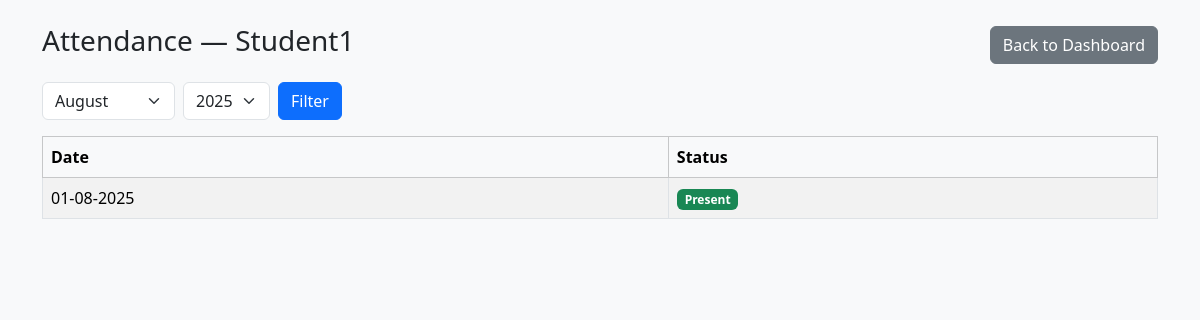
Page /student/1/attendance-view on the earlier database version.
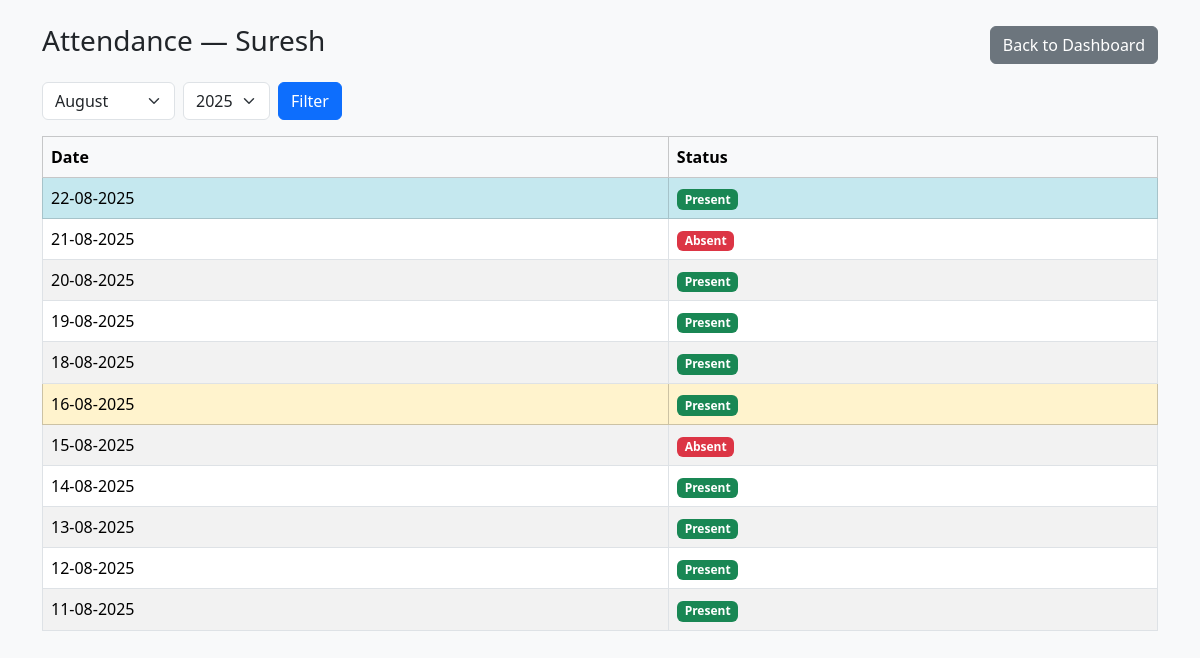
Same page on the later database version.
### models.py (models this page shows)
class Student(SQLModel, table=True):
    id: Optional[int] = Field(default=None, primary_key=True)
    name: str
    grade: str
    school: Optional[str] = None
    syllabus: Optional[str] = None
    focus_subjects: Optional[str] = None
    subject: Optional[str] = None
    remarks: Optional[str] = None
    tutor_id: int = Field(foreign_key="tutor.id")
    tutor: "Tutor" = Relationship(back_populates="students")
    journals: List["Journal"] = Relationship(back_populates="student")
    attendance_records: List["Attendance"] = Relationship(back_populates="student")
    tests: List["TestRecord"] = Relationship(back_populates="student")
    upcoming_tests: List["UpcomingTest"] = Relationship(back_populates="student")

class Attendance(SQLModel, table=True):
    id: Optional[int] = Field(default=None, primary_key=True)
    student_id: int = Field(foreign_key="student.id")
    attendance_date: date
    status: str
    student: Optional[Student] = Relationship(back_populates="attendance_records")

### main.py (the view)
@app.get("/student/{student_id}/attendance-view", response_class=HTMLResponse)
def view_attendance(
    request: Request,
    student_id: int,
    month: int = Query(None),
    year: int = Query(None),
    session: Session = Depends(get_session)
):
    student = session.get(Student, student_id)
    if not student:
        raise HTTPException(status_code=404, detail="Student not found")
    all_records = session.exec(
        select(Attendance).where(Attendance.student_id == student_id)
    ).all()
    if not all_records:
        return templates.TemplateResponse("attendance_view.html", {
            "request": request,
            "student": student,
            "records": [],
            "months_list": [],
            "years_list": [],
            "current_month": None,
            "current_year": None
        })
    unique_months_years = sorted(
        {(rec.attendance_date.month, rec.attendance_date.year) for rec in all_records if rec.attendance_date},
        key=lambda x: (x[1], x[0]),
        reverse=True
    )
    if not month or not year:
        month, year = unique_months_years[0]
    today_date = date.today()
    records = []
    for rec in all_records:
        if rec.attendance_date and rec.attendance_date.month == month and rec.attendance_date.year == year:
            rec_date = rec.attendance_date
            records.append({
                "display_date": rec_date.strftime("%d-%m-%Y"),
                "status": rec.status,
                "is_weekend": rec_date.weekday() in (5, 6),
                "is_today": rec_date == today_date
            })
    records.sort(key=lambda r: datetime.strptime(r["display_date"], "%d-%m-%Y"), reverse=True)
    months_list = [{"value": m, "name": date(2000, m, 1).strftime("%B")} for m in range(1, 13)]
    years_list = sorted({y for _, y in unique_months_years}, reverse=True)
    return templates.TemplateResponse("attendance_view.html", {
        "request": request,
        "student": student,
        "records": records,
        "months_list": months_list,
        "years_list": years_list,
        "current_month": month,
        "current_year": year
    })

### templates/attendance_view.html (shortened to what this page needs)
<!DOCTYPE html>
<html>
<head>
    <link href="https://cdn.jsdelivr.net/npm/bootstrap@5.3.3/dist/css/bootstrap.min.css" rel="stylesheet">
</head>
<body class="bg-light">
<div class="container mt-4">
    <div class="d-flex justify-content-between align-items-center mb-3">
        <h3>Attendance — {{ student.name if student else 'Student' }}</h3>
        <a href="/dashboard" class="btn btn-secondary">Back to Dashboard</a>
    </div>
    {% if months_list %}
        <form method="get" class="row g-2 mb-3">
            <div class="col-auto">
                <select name="month" class="form-select">
                    {% for m in months_list %}
                        <option value="{{ m.value }}" {% if m.value == current_month %}selected{% endif %}>
                            {{ m.name }}
                        </option>
                    {% endfor %}
                </select>
            </div>
            <div class="col-auto">
                <select name="year" class="form-select">
                    {% for y in years_list %}
                        <option value="{{ y }}" {% if y == current_year %}selected{% endif %}>
                            {{ y }}
                        </option>
                    {% endfor %}
                </select>
            </div>
            <div class="col-auto">
                <button type="submit" class="btn btn-primary">Filter</button>
            </div>
        </form>
    {% endif %}
    {% if records %}
        <table class="table table-bordered table-striped">
            <thead class="table-light">
                <tr><th>Date</th><th>Status</th></tr>
            </thead>
            <tbody>
                {% for rec in records %}
                    <tr class="
    {% if rec.is_today %}table-info{% elif rec.is_weekend %}table-warning{% endif %}
">
    <td>{{ rec.display_date }}</td>
    <td>
        {% if rec.status and rec.status|lower == 'present' %}
            <span class="badge bg-success">Present</span>
        {% elif rec.status and rec.status|lower == 'absent' %}
            <span class="badge bg-danger">Absent</span>
        {% else %}
            <span class="badge bg-secondary">{{ rec.status }}</span>
        {% endif %}
    </td>
</tr>
                {% endfor %}
            </tbody>
        </table>
    {% else %}
        <p class="text-muted">No attendance records found for this student.</p>
    {% endif %}
</div>
</body>
</html>

Differences in the rows shown:
changed Student: name "Student1" → "Suresh"
added Attendance: display_date "22-08-2025", status "Present"
added Attendance: display_date "21-08-2025", status "Absent"
added Attendance: display_date "20-08-2025", status "Present"
added Attendance: display_date "19-08-2025", status "Present"
changed Attendance (number 5 of 11 on the later page): display_date "01-08-2025" → "18-08-2025"
added Attendance: display_date "16-08-2025", status "Present"
added Attendance: display_date "15-08-2025", status "Absent"
added Attendance: display_date "14-08-2025", status "Present"
added Attendance: display_date "13-08-2025", status "Present"
added Attendance: display_date "12-08-2025", status "Present"
added Attendance: display_date "11-08-2025", status "Present"
